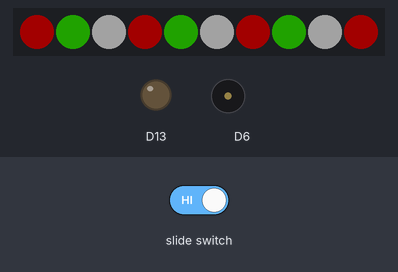
A sketch run on a simulated Adafruit Circuit Playground Express. On the bench: 10 RGB LEDs in strip order, left to right, output pins drawn as LEDs (lit = HIGH), buzzer (waves = sounding). Dim RGB values are drawn brighter than linear; random numbers use the default seed unless the sketch sets one.

Above: at 10.9 s.
At 50.9 s:
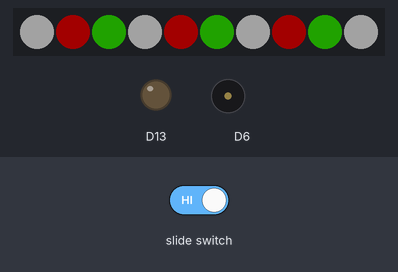
At 90.3 s:
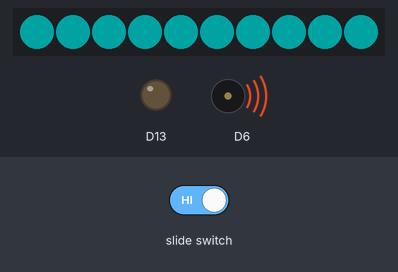
At 128.3 s:
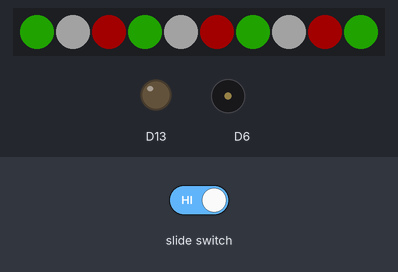
Timing chart, 0 to 129.8 s (numbered marks = the images above):
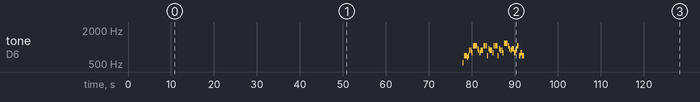

The sketch:

circuit-playground-bauble.ino
```cpp
#include <Adafruit_CircuitPlayground.h>
#include "twinkleIntensityFrame.h"
#include "colourBrightnessModifier.h"
#include "nutcrackerPattern.h"
#include "harkTheHerald.h"

void setup() {
  CircuitPlayground.begin();
  CircuitPlayground.clearPixels();
  CircuitPlayground.setBrightness(35);
}

void loop() {

  // Generate twinkle LED offsets and set twinkle constants for this loop
  const int twinkleMinMaxHoldFrames = 200;
  const int twinkleHighestNumberedFrame = highestNumberedFrame(twinkleMinMaxHoldFrames);
  // Generate a random offset starting frame for each LED
  int offsets[10] = {};
  for (int i = 0; i <= 9; i++) {
    offsets[i] = random(0, 500);
  }

  // (1) Cool white twinkle
  // For each frame of animation (1)
  for (int i = 0; i <= 3000; i++) {
    // For each LED
    for (int j = 0; j <= 9; j++) {
      int myCurrentFrame = (i + offsets[j]) % twinkleHighestNumberedFrame;
      byte myCurrentIntensity = intensityAtFrame(myCurrentFrame, twinkleMinMaxHoldFrames);
      CircuitPlayground.setPixelColor(j, modifiedColourComponent(180, myCurrentIntensity), modifiedColourComponent(180, myCurrentIntensity), modifiedColourComponent(255, myCurrentIntensity));
    }
  }

  // (2) Nutcracker flash (r/g/w)
  doNutcrackerFlash();

  // (3) Warm white twinkle
  // For each frame of animation (1)
  for (int i = 0; i <= 3000; i++) {
    // For each LED
    for (int j = 0; j <= 9; j++) {
      int myCurrentFrame = (i + offsets[j]) % twinkleHighestNumberedFrame;
      byte myCurrentIntensity = intensityAtFrame(myCurrentFrame, twinkleMinMaxHoldFrames);
      CircuitPlayground.setPixelColor(j, modifiedColourComponent(255, myCurrentIntensity), modifiedColourComponent(220, myCurrentIntensity), modifiedColourComponent(50, myCurrentIntensity));
    }
  }

  // (2) Nutcracker flash (r/g/w)
  doNutcrackerFlash();

  // (4) Rainbow cycle
  // Based on https://github.com/adafruit/Adafruit_CircuitPlayground/blob/master/examples/mega_demo/RainbowCycleDemo.h
  for(int i = 0; i <= 3000; i++) {
    // Make an offset based on the current millisecond count scaled by the current speed.
    uint32_t offset = millis() / 10;
    // Loop through each pixel and set it to an incremental color wheel value.
    for(int j = 0; j < 10; j++) {
      CircuitPlayground.setPixelColor(j, CircuitPlayground.colorWheel(((j * 256 / 10) + offset) & 255));
    }
  }

  // (2) Nutcracker flash (r/g/w)
  doNutcrackerFlash();

  // if switch on, play music on this loop
  bool slideSwitch = CircuitPlayground.slideSwitch();
  if (slideSwitch) {
    for(int i = 0; i <= 9; i++) {
      CircuitPlayground.setPixelColor(i, 0, 255, 255);
    }
    doHarkTheHerald();

    // (2) Nutcracker flash (r/g/w)
    doNutcrackerFlash();
  }

}
```

colourBrightnessModifier.h
```cpp
byte modifiedColourComponent(byte original, byte intensity) {
  float unrounded = original * (intensity / 255.0);
  return round(unrounded);
}
```

harkTheHerald.h
```cpp
// Based on https://learn.adafruit.com/circuit-playground-music/the-sound-of-music and https://hymnary.org/media/fetch/100411

#include "pitches.h"

const int melody[] = {
  NOTE_C5, NOTE_F5, NOTE_F5, NOTE_E5,
  NOTE_F5, NOTE_A5, NOTE_A5, NOTE_G5,
  NOTE_C6, NOTE_C6, NOTE_C6, NOTE_AS5,
  NOTE_A5, NOTE_G5, NOTE_A5,

  NOTE_C6, NOTE_C6, NOTE_C6, NOTE_F5,
  NOTE_AS5, NOTE_A5, NOTE_A5, NOTE_G5,
  NOTE_C6, NOTE_C6, NOTE_C6, NOTE_F5,
  NOTE_AS5, NOTE_A5, NOTE_A5, NOTE_G5,

  NOTE_D6, NOTE_D6, NOTE_D6, NOTE_C6,
  NOTE_AS5, NOTE_A5, NOTE_AS5,
  NOTE_G5, NOTE_A5, NOTE_AS5, NOTE_C6, NOTE_F5,
  NOTE_F5, NOTE_G5, NOTE_F5
  };

const float rhythm[] = {
  4, 4, 2.6, 8,
  4, 4, 4, 4,
  4, 4, 2.6, 8,
  4, 4, 2,

  4, 4, 4, 4,
  4, 4, 4, 4,
  4, 4, 4, 4,
  4, 4, 4, 4,

  4, 4, 4, 4,
  4, 4, 2,
  4, 8, 8, 2.6, 8,
  4, 4, 2
  };

const int numNotes = 46;

void doHarkTheHerald() {
  for (int i = 0; i < numNotes; i++) {
    int noteDuration = 1000 / rhythm[i];
    CircuitPlayground.playTone(melody[i], noteDuration);
    delay(noteDuration * 0.20);
  }
}
```

nutcrackerPattern.h
```cpp
const unsigned long red = 0xFF0000;
const unsigned long green = 0x32FF00;
const unsigned long white = 0xFFFFFF;

void doNutcrackerFlash() {
  for (int i = 0; i < 5; i++) {
    CircuitPlayground.clearPixels();
    CircuitPlayground.setPixelColor(0, red);
    CircuitPlayground.setPixelColor(1, green);
    CircuitPlayground.setPixelColor(2, white);
    CircuitPlayground.setPixelColor(3, red);
    CircuitPlayground.setPixelColor(4, green);
    CircuitPlayground.setPixelColor(5, white);
    CircuitPlayground.setPixelColor(6, red);
    CircuitPlayground.setPixelColor(7, green);
    CircuitPlayground.setPixelColor(8, white);
    CircuitPlayground.setPixelColor(9, red);
    delay(1000);
    CircuitPlayground.setPixelColor(0, green);
    CircuitPlayground.setPixelColor(1, white);
    CircuitPlayground.setPixelColor(2, red);
    CircuitPlayground.setPixelColor(3, green);
    CircuitPlayground.setPixelColor(4, white);
    CircuitPlayground.setPixelColor(5, red);
    CircuitPlayground.setPixelColor(6, green);
    CircuitPlayground.setPixelColor(7, white);
    CircuitPlayground.setPixelColor(8, red);
    CircuitPlayground.setPixelColor(9, green);
    delay(1000);
    CircuitPlayground.setPixelColor(0, white);
    CircuitPlayground.setPixelColor(1, red);
    CircuitPlayground.setPixelColor(2, green);
    CircuitPlayground.setPixelColor(3, white);
    CircuitPlayground.setPixelColor(4, red);
    CircuitPlayground.setPixelColor(5, green);
    CircuitPlayground.setPixelColor(6, white);
    CircuitPlayground.setPixelColor(7, red);
    CircuitPlayground.setPixelColor(8, green);
    CircuitPlayground.setPixelColor(9, white);
    delay(1000);
  }
}
```

pitches.h
```cpp
/********************************************************************
 * Musical Notes via https://www.arduino.cc/en/Tutorial/ToneMelody  *
 ********************************************************************/

#define NOTE_B0  31
#define NOTE_C1  33
#define NOTE_CS1 35
#define NOTE_D1  37
#define NOTE_DS1 39
#define NOTE_E1  41
#define NOTE_F1  44
#define NOTE_FS1 46
#define NOTE_G1  49
#define NOTE_GS1 52
#define NOTE_A1  55
#define NOTE_AS1 58
#define NOTE_B1  62
#define NOTE_C2  65
#define NOTE_CS2 69
#define NOTE_D2  73
#define NOTE_DS2 78
#define NOTE_E2  82
#define NOTE_F2  87
#define NOTE_FS2 93
#define NOTE_G2  98
#define NOTE_GS2 104
#define NOTE_A2  110
#define NOTE_AS2 117
#define NOTE_B2  123
#define NOTE_C3  131
#define NOTE_CS3 139
#define NOTE_D3  147
#define NOTE_DS3 156
#define NOTE_E3  165
#define NOTE_F3  175
#define NOTE_FS3 185
#define NOTE_G3  196
#define NOTE_GS3 208
#define NOTE_A3  220
#define NOTE_AS3 233
#define NOTE_B3  247
#define NOTE_C4  262
#define NOTE_CS4 277
#define NOTE_D4  294
#define NOTE_DS4 311
#define NOTE_E4  330
#define NOTE_F4  349
#define NOTE_FS4 370
#define NOTE_G4  392
#define NOTE_GS4 415
#define NOTE_A4  440
#define NOTE_AS4 466
#define NOTE_B4  494
#define NOTE_C5  523
#define NOTE_CS5 554
#define NOTE_D5  587
#define NOTE_DS5 622
#define NOTE_E5  659
#define NOTE_F5  698
#define NOTE_FS5 740
#define NOTE_G5  784
#define NOTE_GS5 831
#define NOTE_A5  880
#define NOTE_AS5 932
#define NOTE_B5  988
#define NOTE_C6  1047
#define NOTE_CS6 1109
#define NOTE_D6  1175
#define NOTE_DS6 1245
#define NOTE_E6  1319
#define NOTE_F6  1397
#define NOTE_FS6 1480
#define NOTE_G6  1568
#define NOTE_GS6 1661
#define NOTE_A6  1760
#define NOTE_AS6 1865
#define NOTE_B6  1976
#define NOTE_C7  2093
#define NOTE_CS7 2217
#define NOTE_D7  2349
#define NOTE_DS7 2489
#define NOTE_E7  2637
#define NOTE_F7  2794
#define NOTE_FS7 2960
#define NOTE_G7  3136
#define NOTE_GS7 3322
#define NOTE_A7  3520
#define NOTE_AS7 3729
#define NOTE_B7  3951
#define NOTE_C8  4186
#define NOTE_CS8 4435
#define NOTE_D8  4699
#define NOTE_DS8 4978
```

twinkleIntensityFrame.h
```cpp
byte intensityAtFrame(unsigned int frameNo, unsigned int framesToPauseAtMinMax) {
  int maximumStartFrame = 255;
  int maximumEndFrame = maximumStartFrame + framesToPauseAtMinMax;
  int minimumStartFrame = maximumEndFrame + 255;
  int minimumEndFrame = minimumStartFrame + framesToPauseAtMinMax;

  if (frameNo > 0 and frameNo <= maximumStartFrame) {
    return frameNo;
  } else if (frameNo > maximumStartFrame and frameNo <= maximumEndFrame) {
    return 255;
  } else if (frameNo > maximumEndFrame and frameNo <= minimumStartFrame) {
    return 255 - (frameNo - maximumEndFrame);
  } else if (frameNo > minimumStartFrame and frameNo <= minimumEndFrame) {
    return 0;
  } else {
    return 0;
  }
}

unsigned int highestNumberedFrame(unsigned int framesToPauseAtMinMax) {
  return 255 + framesToPauseAtMinMax + 255 + framesToPauseAtMinMax; // climb up + hold max + climb down + hold min
}
```

Measured:
- by itself, tone on D6: plays 523 Hz for 0.25 s, 698 Hz for 0.25 s, 698 Hz for 0.38 s, 659 Hz for 0.12 s, 698 Hz for 0.25 s, 880 Hz for 0.25 s … (46 notes in this stretch)
- what the display in image 1 shows lasts 12.0 s, from 50.8 s to 62.8 s
